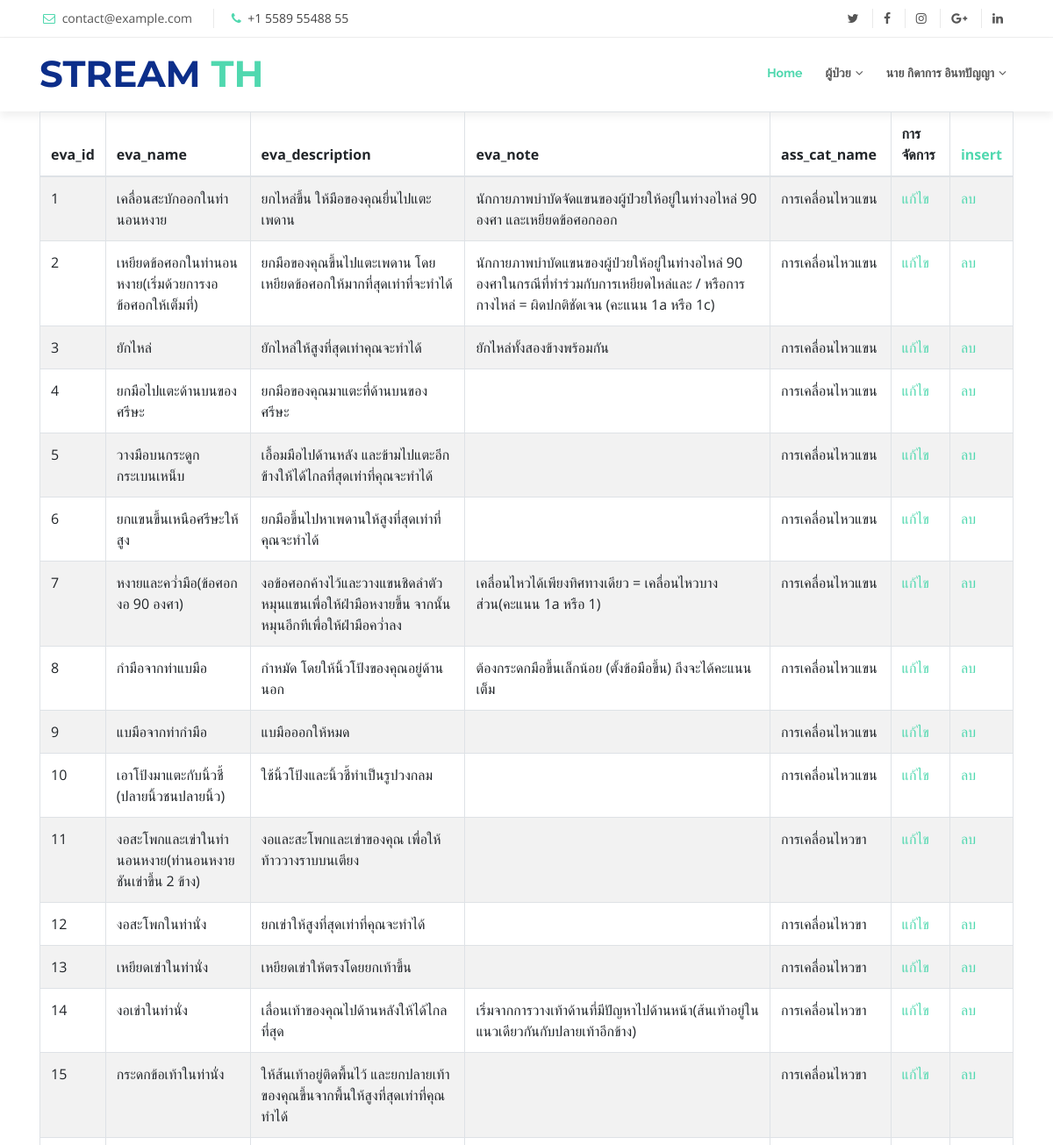
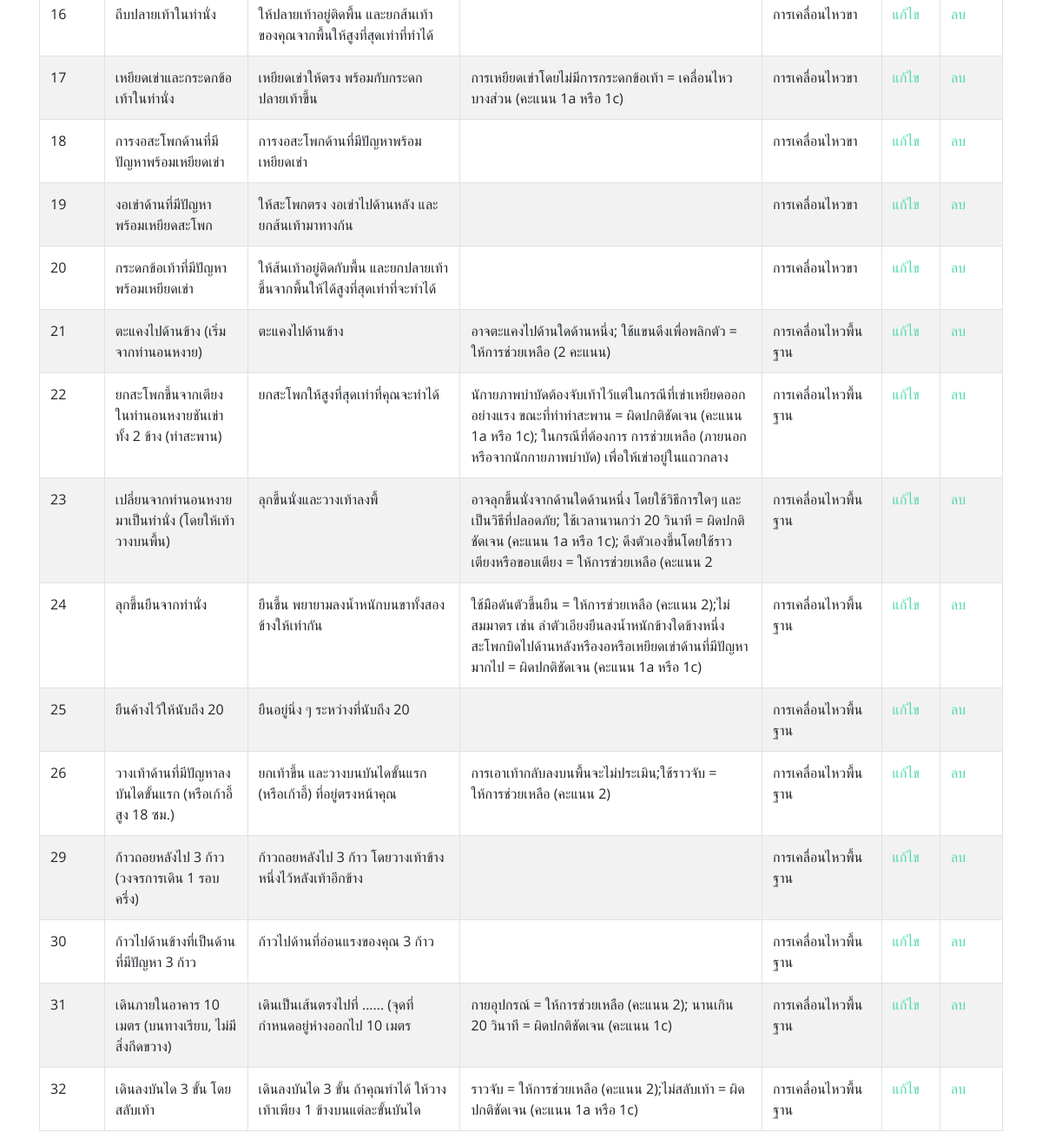
/admin/evaluation/show.php (signed in), run on the app's committed database (2 pictures, top to bottom).
### tables this page shows
CREATE TABLE `evaluation` (
  `eva_id` int(11) NOT NULL COMMENT 'รหัสหัวข้อการประเมิน',
  `eva_name` varchar(100) NOT NULL COMMENT 'ชื่อหัวข้อการประเมิน',
  `eva_description` varchar(500) NOT NULL COMMENT 'รายละเอียดของหัวข้อ',
  `eva_note` varchar(200) NOT NULL COMMENT 'หมายเหตุ',
  `eva_times` varchar(10) NOT NULL COMMENT 'เวลาลง',
  `ass_cat_id` varchar(2) NOT NULL COMMENT 'FK'
);

CREATE TABLE `assessment_category` (
  `ass_cat_id` varchar(2) NOT NULL COMMENT 'รหัสหมวดการประเมิน',
  `ass_cat_name` varchar(50) NOT NULL COMMENT 'ชื่อหมวดการประเมิน'
);

### admin/evaluation/show.php (the view, shortened to what this page needs)
<!DOCTYPE html>
<html lang="en" dir="ltr">
  <head>
  </head>
  <body>
    <?php
    include("../../menu.php");
    ?>
    <link rel="stylesheet" type="text/css" href="https://cdn.datatables.net/v/bs4-4.1.1/dt-1.10.18/fh-3.1.4/r-2.2.2/rg-1.1.0/rr-1.2.4/sc-2.0.0/sl-1.3.0/datatables.min.css"/>
    <div class="container">
      <div class="table-responsive">
        <table id="evaluation" class="table table-striped table-bordered">
          <thead>
              <tr>
                <th>eva_id</th>
                <th>eva_name</th>
                <th>eva_description</th>
                <th>eva_note</th>
                <th>ass_cat_name</th>
                <th>การจัดการ</th>
                <th><a href="f_insert.php">insert</a></th>
              </tr>
          </thead>
          <?php
          $sql = "select * from evaluation,assessment_category where
          evaluation.ass_cat_id = assessment_category.ass_cat_id";
          $res = $conn->query($sql);
          ?>
          <tbody>
            <?php while ($row = $res->fetch_assoc()) { ?>
            <tr>
              <td><?php echo $row['eva_id']; ?></td>
              <td><?php echo $row['eva_name']; ?></td>
              <td><?php echo $row['eva_description']; ?></td>
              <td><?php echo $row['eva_note']; ?></td>
              <td><?php echo $row['ass_cat_name']; ?></td>
              <td>
                  <a href="f_edit_evaluation.php?eva_id=<?php echo $row['eva_id'];?>">แก้ไข</a>
              </td>
              <td>
                  <a href="delete.php?eva_id=<?php echo $row['eva_id'];?>">ลบ</a>
              </td>
            </tr>
            <?php } ?>
          </tbody>
        </table>
      </div>
    </div>
  </body>
</html>

### Reveal/css/style.css (style rules this page uses)
body { background: #fff; color: #444; font-family: "Open Sans", sans-serif; }
a { color: #50d8af; transition: 0.5s; }

### data on the page
evaluation: eva_id "1", eva_name "เคลื่อนสะบักออกในท่านอนหงาย", eva_description "ยกไหล่ขึ้น ให้มือของคุณยื่นไปแตะเพดาน", eva_note "นักกายภาพบำบัดจัดแขนของผู้ป่วยให้อยู่ในท่างอไหล่ 90 องศา และเหยียดข้อศอกออก", ass_cat.ass_cat_name "การเคลื่อนไหวแขน"
evaluation: eva_id "2", eva_name "เหยียดข้อศอกในท่านอนหงาย(เริ่มด้วยการงอข้อศอกให้เต็มที่)", eva_description "ยกมือของคุณขึ้นไปแตะเพดาน โดยเหยียดข้อศอกให้มากที่สุดเท่าที่จะทำได้", eva_note "นักกายภาพบำบัดแขนของผู้ป่วยให้อยู่ในท่างอไหล่ 90 องศาในกรณีที่ทำร่วมกับการเหยียดไหล่และ / หรือการกางไหล่ = ผิดปกติชัดเจน (คะแนน 1a หรือ 1c)", ass_cat.ass_cat_name "การเคลื่อนไหวแขน"
evaluation: eva_id "3", eva_name "ยักไหล่", eva_description "ยักไหล่ให้สูงที่สุดเท่าคุณจะทำได้", eva_note "ยักไหล่ทั้งสองข้างพร้อมกัน", ass_cat.ass_cat_name "การเคลื่อนไหวแขน"
evaluation: eva_id "4", eva_name "ยกมือไปแตะด้านบนของศรีษะ", eva_description "ยกมือของคุณมาแตะที่ด้านบนของศรีษะ", ass_cat.ass_cat_name "การเคลื่อนไหวแขน"
evaluation: eva_id "5", eva_name "วางมือบนกระดูกกระเบนเหน็บ", eva_description "เอื้อมมือไปด้านหลัง และข้ามไปแตะอีกข้างให้ได้ไกลที่สุดเท่าที่คุณจะทำได้", ass_cat.ass_cat_name "การเคลื่อนไหวแขน"
evaluation: eva_id "6", eva_name "ยกแขนขึ้นเหนือศรีษะให้สูง", eva_description "ยกมือขึ้นไปหาเพดานให้สูงที่สุดเท่าที่คุณจะทำได้", ass_cat.ass_cat_name "การเคลื่อนไหวแขน"
evaluation: eva_id "7", eva_name "หงายและคว่ำมือ(ข้อศอกงอ 90 องศา)", eva_description "งอข้อศอกค้างไว้และวางแขนชิดลำตัว หมุนแขนเพื่อให้ฝ่ามือหงายขึ้น จากนั้นหมุนอีกทีเพื่อให้ฝ่ามือคว่ำลง", eva_note "เคลื่อนไหวได้เพียงทิศทางเดียว = เคลื่อนไหวบางส่วน(คะแนน 1a หรือ 1)", ass_cat.ass_cat_name "การเคลื่อนไหวแขน"
evaluation: eva_id "8", eva_name "กำมือจากท่าแบมือ", eva_description "กำหมัด โดยให้นิ้วโป้งของคุณอยู่ด้านนอก", eva_note "ต้องกระดกมือขึ้นเล็กน้อย (ตั้งข้อมือขึ้น) ถึงจะได้คะแนนเต็ม", ass_cat.ass_cat_name "การเคลื่อนไหวแขน"
evaluation: eva_id "9", eva_name "แบมือจากท่ากำมือ", eva_description "แบมือออกให้หมด", ass_cat.ass_cat_name "การเคลื่อนไหวแขน"
evaluation: eva_id "10", eva_name "เอาโป้งมาแตะกับนิ้วชี้ (ปลายนิ้วชนปลายนิ้ว)", eva_description "ใช้นิ้วโป้งและนิ้วชี้ทำเป็นรูปวงกลม", ass_cat.ass_cat_name "การเคลื่อนไหวแขน"
evaluation: eva_id "11", eva_name "งอสะโพกและเข่าในท่านอนหงาย(ท่านอนหงายชันเข่าขึ้น 2 ข้าง)", eva_description "งอและสะโพกและเข่าของคุณ เพื่อให้ท้าววางราบบนเตียง", ass_cat.ass_cat_name "การเคลื่อนไหวขา"
evaluation: eva_id "12", eva_name "งอสะโพกในท่านั่ง", eva_description "ยกเข่าให้สูงที่สุดเท่าที่คุณจะทำได้", ass_cat.ass_cat_name "การเคลื่อนไหวขา"
evaluation: eva_id "13", eva_name "เหยียดเข่าในท่านั่ง", eva_description "เหยียดเข่าให้ตรงโดยยกเท้าขึ้น", ass_cat.ass_cat_name "การเคลื่อนไหวขา"
evaluation: eva_id "14", eva_name "งอเข่าในท่านั่ง", eva_description "เลื่อนเท้าของคุณไปด้านหลังให้ได้ไกลที่สุด", eva_note "เริ่มจากการวางเท้าด้านที่มีปัญหาไปด้านหน้า(ส้นเท้าอยู่ในแนวเดียวกันกับปลายเท้าอีกข้าง)", ass_cat.ass_cat_name "การเคลื่อนไหวขา"
evaluation: eva_id "15", eva_name "กระดกข้อเท้าในท่านั่ง", eva_description "ให้ส้นเท้าอยู่ติดพื้นไว้ และยกปลายเท้าของคุณขึ้นจากพื้นให้สูงที่สุดเท่าที่คุณทำได้", ass_cat.ass_cat_name "การเคลื่อนไหวขา"
evaluation: eva_id "16", eva_name "ถีบปลายเท้าในท่านั่ง", eva_description "ให้ปลายเท้าอยู่ติดพื้น และยกส้นเท้าของคุณจากพื้นให้สูงที่สุดเท่าที่ทำได้", ass_cat.ass_cat_name "การเคลื่อนไหวขา"
evaluation: eva_id "17", eva_name "เหยียดเข่าและกระดกข้อเท้าในท่านั่ง", eva_description "เหยียดเข่าให้ตรง พร้อมกับกระดกปลายเท้าขึ้น", eva_note "การเหยียดเข่าโดยไม่มีการกระดกข้อเท้า = เคลื่อนไหวบางส่วน (คะแนน 1a หรือ 1c)", ass_cat.ass_cat_name "การเคลื่อนไหวขา"
evaluation: eva_id "18", eva_name "การงอสะโพกด้านที่มีปัญหาพร้อมเหยียดเข่า", eva_description "การงอสะโพกด้านที่มีปัญหาพร้อมเหยียดเข่า", ass_cat.ass_cat_name "การเคลื่อนไหวขา"
evaluation: eva_id "19", eva_name "งอเข่าด้านที่มีปัญหาพร้อมเหยียดสะโพก", eva_description "ให้สะโพกตรง งอเข่าไปด้านหลัง และยกส้นเท้ามาทางก้น", ass_cat.ass_cat_name "การเคลื่อนไหวขา"
evaluation: eva_id "20", eva_name "กระดกข้อเท้าที่มีปัญหาพร้อมเหยียดเข่า", eva_description "ให้ส้นเท้าอยู่ติดกับพื้น และยกปลายเท้าขึ้นจากพื้นให้ได้สูงที่สุดเท่าที่จะทำได้", ass_cat.ass_cat_name "การเคลื่อนไหวขา"
evaluation: eva_id "21", eva_name "ตะแคงไปด้านข้าง (เริ่มจากท่านอนหงาย)", eva_description "ตะแคงไปด้านข้าง", eva_note "อาจตะแคงไปด้านใดด้านหนึ่ง; ใช้แขนดึงเพื่อพลิกตัว = ให้การช่วยเหลือ (2 คะแนน)", ass_cat.ass_cat_name "การเคลื่อนไหวพื้นฐาน"
evaluation: eva_id "22", eva_name "ยกสะโพกขึ้นจากเตียงในท่านอนหงายชันเข่าทั้ง 2 ข้าง (ท่าสะพาน)", eva_description "ยกสะโพกให้สูงที่สุดเท่าที่คุณจะทำได้", eva_note "นักายภาพบำบัดต้องจับเท้าไว้แต่ในกรณีที่เข่าเหยียดออกอย่างแรง ขณะที่ทำท่าสะพาน = ผิดปกติชัดเจน (คะแนน 1a หรือ 1c); ในกรณีที่ต้องการ การช่วยเหลือ (ภายนอกหรือจากนักกายภาพบำบัด) เพื่อให้เข่าอยู่ในแถวกลาง", ass_cat.ass_cat_name "การเคลื่อนไหวพื้นฐาน"
evaluation: eva_id "23", eva_name "เปลี่ยนจากท่านอนหงายมาเป็นท่านั่ง (โดยให้เท้าวางบนพื้น)", eva_description "ลุกขึ้นนั่งและวางเท้าลงพื้", eva_note "อาจลุกขึ้นนั่งจากด้านใดด้านหนึ่ง โดยใช้วิธีการใดๆ และเป็นวิธีที่ปลอดภัย; ใช้เวลานานกว่า 20 วินาที = ผิดปกติชัดเจน (คะแนน 1a หรือ 1c); ดึงตัวเองขึ้นโดยใช้ราวเตียงหรือขอบเตียง = ให้การช่วยเหลือ (คะแนน 2", ass_cat.ass_cat_name "การเคลื่อนไหวพื้นฐาน"
evaluation: eva_id "24", eva_name "ลุกขึ้นยืนจากท่านั่ง", eva_description "ยืนขึ้น พยายามลงน้ำหนักบนขาทั้งสองข้างให้เท่ากัน", eva_note "ใช้มือดันตัวขึ้นยืน = ให้การช่วยเหลือ (คะแนน 2);ไม่สมมาตร เช่น ลำตัวเอียงยืนลงน้ำหนักข้างใดข้างหนึ่ง สะโพกบิดไปด้านหลังหรืองอหรือเหยียดเข่าด้านที่มีปัญหามากไป = ผิดปกติชัดเจน (คะแนน 1a หรือ 1c)", ass_cat.ass_cat_name "การเคลื่อนไหวพื้นฐาน"
evaluation: eva_id "25", eva_name "ยืนค้างไว้ให้นับถึง 20", eva_description "ยืนอยู่นิ่ง ๆ ระหว่างที่นับถึง 20", ass_cat.ass_cat_name "การเคลื่อนไหวพื้นฐาน"
evaluation: eva_id "26", eva_name "วางเท้าด้านที่มีปัญหาลงบันไดขั้นแรก (หรือเก้าอี้สูง 18 ซม.)", eva_description "ยกเท้าขึ้น และวางบนบันไดขั้นแรก (หรือเก้าอี้) ที่อยู่ตรงหน้าคุณ", eva_note "การเอาเท้ากลับลงบนพื้นจะไม่ประเมิน;ใช้ราวจับ = ให้การช่วยเหลือ (คะแนน 2)", ass_cat.ass_cat_name "การเคลื่อนไหวพื้นฐาน"
evaluation: eva_id "29", eva_name "ก้าวถอยหลังไป 3 ก้าว (วงจรการเดิน 1 รอบครึ่ง)", eva_description "ก้าวถอยหลังไป 3 ก้าว โดยวางเท้าข้างหนึ่งไว้หลังเท้าอีกข้าง", ass_cat.ass_cat_name "การเคลื่อนไหวพื้นฐาน"
evaluation: eva_id "30", eva_name "ก้าวไปด้านข้างที่เป็นด้านที่มีปัญหา 3 ก้าว", eva_description "ก้าวไปด้านที่อ่อนแรงของคุณ 3 ก้าว", ass_cat.ass_cat_name "การเคลื่อนไหวพื้นฐาน"
evaluation: eva_id "31", eva_name "เดินภายในอาคาร 10 เมตร (บนทางเรียบ, ไม่มีสิ่งกีดขวาง)", eva_description "เดินเป็นเส้นตรงไปที่ ...... (จุดที่กำหนดอยู่ห่างออกไป 10 เมตร", eva_note "กายอุปกรณ์ = ให้การช่วยเหลือ (คะแนน 2); นานเกิน 20 วินาที = ผิดปกติชัดเจน (คะแนน 1c)", ass_cat.ass_cat_name "การเคลื่อนไหวพื้นฐาน"
evaluation: eva_id "32", eva_name "เดินลงบันได 3 ขั้น โดยสลับเท้า", eva_description "เดินลงบันได 3 ขั้น ถ้าคุณทำได้ ให้วางเท้าเพียง 1 ข้างบนแต่ละขั้นบันได", eva_note "ราวจับ = ให้การช่วยเหลือ (คะแนน 2);ไม่สลับเท้า = ผิดปกติชัดเจน (คะแนน 1a หรือ 1c)", ass_cat.ass_cat_name "การเคลื่อนไหวพื้นฐาน"

### other printed values
$_SESSION['full_name'] "นาย กิดาการ อินทปัญญา"
